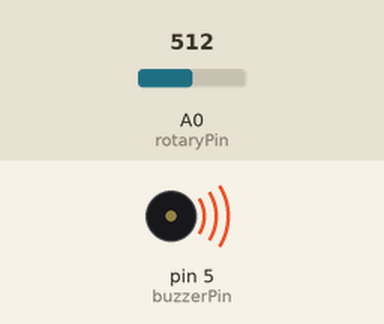
Recording of a sketch running on a simulated Arduino Uno, built with avr-gcc and run on an emulated ATmega328P. Parts: buzzer (waves = sounding). The test bench sets the inputs (shaded band); at power-on: A0 (rotaryPin) = 512.

Above: at 0.1 s.
Timing chart, 0 to 1.6 s (numbered marks = the images above):
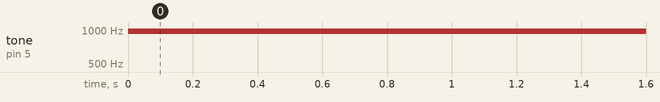

The sketch:

buzzer_control_pulse_width_modulation.ino
```cpp
const int buzzerPin = 5;
const int rotaryPin = A0;

int rotaryValue = 0;
int buzzerValue = 0;

void setup() {
  // put your setup code here, to run once:
  pinMode(buzzerPin, OUTPUT);
  pinMode(rotaryPin, INPUT);
}

void loop() {
  // put your main code here, to run repeatedly:
  rotaryValue = analogRead(rotaryPin);
  buzzerValue = map(rotaryValue, 0, 1023, 0, 255);
  analogWrite(buzzerPin, buzzerValue);

}
```

Measured:
- by itself, tone on pin 5 (buzzerPin): silent → 977 Hz at 0.00 s
